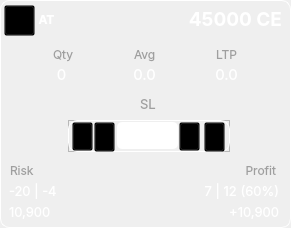
   <widget class="QFrame" name="frame_trade">
    <property name="geometry">
     <rect>
      <x>30</x>
      <y>494</y>
      <width>291</width>
      <height>228</height>
     </rect>
    </property>
    <property name="frameShape">
     <enum>QFrame::NoFrame</enum>
    </property>
    <property name="frameShadow">
     <enum>QFrame::Plain</enum>
    </property>
    <widget class="QPushButton" name="icon_trade_type">
     <property name="geometry">
      <rect>
       <x>4</x>
       <y>5</y>
       <width>31</width>
       <height>31</height>
      </rect>
     </property>
     <property name="styleSheet">
      <string notr="true">background:rgba(0, 0, 0, 0);</string>
     </property>
     <property name="text">
      <string/>
     </property>
     <property name="icon">
      <iconset>
       <normaloff>C:/Users/Admin/icons/icon_arrow_long.png</normaloff>C:/Users/Admin/icons/icon_arrow_long.png</iconset>
     </property>
     <property name="iconSize">
      <size>
       <width>26</width>
       <height>26</height>
      </size>
     </property>
    </widget>
    <widget class="QLabel" name="label_instrument">
     <property name="geometry">
      <rect>
       <x>105</x>
       <y>11</y>
       <width>177</width>
       <height>16</height>
      </rect>
     </property>
     <property name="font">
      <font>
       <family>Inter</family>
       <pointsize>14</pointsize>
       <weight>75</weight>
       <bold>true</bold>
      </font>
     </property>
     <property name="styleSheet">
      <string notr="true">color:white</string>
     </property>
     <property name="text">
      <string>45000 CE</string>
     </property>
     <property name="alignment">
      <set>Qt::AlignRight|Qt::AlignTrailing|Qt::AlignVCenter</set>
     </property>
    </widget>
    <widget class="QLabel" name="border_label">
     <property name="geometry">
      <rect>
       <x>0</x>
       <y>0</y>
       <width>291</width>
       <height>228</height>
      </rect>
     </property>
     <property name="styleSheet">
      <string notr="true">border-radius: 9px; 
border:1px solid #FFFFFF;</string>
     </property>
     <property name="text">
      <string/>
     </property>
    </widget>
    <widget class="QLabel" name="label_label_qty">
     <property name="geometry">
      <rect>
       <x>53</x>
       <y>46</y>
       <width>21</width>
       <height>16</height>
      </rect>
     </property>
     <property name="font">
      <font>
       <family>Inter</family>
      </font>
     </property>
     <property name="styleSheet">
      <string notr="true">color:#9F9F9F</string>
     </property>
     <property name="text">
      <string>Qty</string>
     </property>
    </widget>
    <widget class="QLabel" name="label_label_avg">
     <property name="geometry">
      <rect>
       <x>134</x>
       <y>46</y>
       <width>21</width>
       <height>16</height>
      </rect>
     </property>
     <property name="font">
      <font>
       <family>Inter</family>
      </font>
     </property>
     <property name="styleSheet">
      <string notr="true">color:#9F9F9F</string>
     </property>
     <property name="text">
      <string>Avg.</string>
     </property>
    </widget>
    <widget class="QLabel" name="label_3">
     <property name="geometry">
      <rect>
       <x>216</x>
       <y>46</y>
       <width>21</width>
       <height>16</height>
      </rect>
     </property>
     <property name="font">
      <font>
       <family>Inter</family>
      </font>
     </property>
     <property name="styleSheet">
      <string notr="true">color:#9F9F9F</string>
     </property>
     <property name="text">
      <string>LTP</string>
     </property>
    </widget>
    <widget class="QLabel" name="label_trade_qty">
     <property name="geometry">
      <rect>
       <x>31</x>
       <y>66</y>
       <width>61</width>
       <height>16</height>
      </rect>
     </property>
     <property name="font">
      <font>
       <family>Inter</family>
       <pointsize>11</pointsize>
       <weight>50</weight>
       <bold>false</bold>
      </font>
     </property>
     <property name="styleSheet">
      <string notr="true">color:white</string>
     </property>
     <property name="text">
      <string>0</string>
     </property>
     <property name="alignment">
      <set>Qt::AlignCenter</set>
     </property>
    </widget>
    <widget class="QLabel" name="label_avg_price">
     <property name="geometry">
      <rect>
       <x>114</x>
       <y>66</y>
       <width>61</width>
       <height>16</height>
      </rect>
     </property>
     <property name="font">
      <font>
       <family>Inter</family>
       <pointsize>11</pointsize>
       <weight>50</weight>
       <bold>false</bold>
      </font>
     </property>
     <property name="styleSheet">
      <string notr="true">color:white</string>
     </property>
     <property name="text">
      <string>0.0</string>
     </property>
     <property name="alignment">
      <set>Qt::AlignCenter</set>
     </property>
    </widget>
    <widget class="QLabel" name="label_trade_ltp">
     <property name="geometry">
      <rect>
       <x>196</x>
       <y>66</y>
       <width>61</width>
       <height>16</height>
      </rect>
     </property>
     <property name="font">
      <font>
       <family>Inter</family>
       <pointsize>11</pointsize>
       <weight>50</weight>
       <bold>false</bold>
      </font>
     </property>
     <property name="styleSheet">
      <string notr="true">color:white</string>
     </property>
     <property name="text">
      <string>0.0</string>
     </property>
     <property name="alignment">
      <set>Qt::AlignCenter</set>
     </property>
    </widget>
    <widget class="QLabel" name="label_strategy">
     <property name="geometry">
      <rect>
       <x>31</x>
       <y>4</y>
       <width>31</width>
       <height>31</height>
      </rect>
     </property>
     <property name="font">
      <font>
       <family>Inter</family>
       <pointsize>9</pointsize>
       <weight>75</weight>
       <bold>true</bold>
      </font>
     </property>
     <property name="styleSheet">
      <string notr="true">background:rgba(0, 0, 0, 0);color:white</string>
     </property>
     <property name="text">
      <string>AT</string>
     </property>
     <property name="alignment">
      <set>Qt::AlignCenter</set>
     </property>
    </widget>
    <widget class="QLabel" name="label">
     <property name="geometry">
      <rect>
       <x>140</x>
       <y>94</y>
       <width>16</width>
       <height>21</height>
      </rect>
     </property>
     <property name="font">
      <font>
       <family>Inter</family>
       <pointsize>10</pointsize>
       <weight>50</weight>
       <bold>false</bold>
      </font>
     </property>
     <property name="styleSheet">
      <string notr="true">color:#9F9F9F</string>
     </property>
     <property name="text">
      <string>SL</string>
     </property>
    </widget>
    <widget class="QLabel" name="label_profit">
     <property name="geometry">
      <rect>
       <x>148</x>
       <y>202</y>
       <width>131</width>
       <height>20</height>
      </rect>
     </property>
     <property name="font">
      <font>
       <family>Inter</family>
       <pointsize>10</pointsize>
      </font>
     </property>
     <property name="styleSheet">
      <string notr="true">color:white</string>
     </property>
     <property name="text">
      <string>+10,900</string>
     </property>
     <property name="alignment">
      <set>Qt::AlignRight|Qt::AlignTrailing|Qt::AlignVCenter</set>
     </property>
    </widget>
    <widget class="QLabel" name="label_risk">
     <property name="geometry">
      <rect>
       <x>9</x>
       <y>202</y>
       <width>131</width>
       <height>20</height>
      </rect>
     </property>
     <property name="font">
      <font>
       <family>Inter</family>
       <pointsize>10</pointsize>
      </font>
     </property>
     <property name="styleSheet">
      <string notr="true">color:white</string>
     </property>
     <property name="text">
      <string>10,900</string>
     </property>
     <property name="alignment">
      <set>Qt::AlignLeading|Qt::AlignLeft|Qt::AlignVCenter</set>
     </property>
    </widget>
    <widget class="QLabel" name="label_label_risk">
     <property name="geometry">
      <rect>
       <x>10</x>
       <y>164</y>
       <width>47</width>
       <height>13</height>
      </rect>
     </property>
     <property name="font">
      <font>
       <family>Inter</family>
      </font>
     </property>
     <property name="styleSheet">
      <string notr="true">color:#9F9F9F</string>
     </property>
     <property name="text">
      <string>Risk</string>
     </property>
    </widget>
    <widget class="QLabel" name="label_label_profit">
     <property name="geometry">
      <rect>
       <x>229</x>
       <y>164</y>
       <width>47</width>
       <height>13</height>
      </rect>
     </property>
     <property name="font">
      <font>
       <family>Inter</family>
      </font>
     </property>
     <property name="styleSheet">
      <string notr="true">color:#9F9F9F</string>
     </property>
     <property name="text">
      <string>Profit</string>
     </property>
     <property name="alignment">
      <set>Qt::AlignRight|Qt::AlignTrailing|Qt::AlignVCenter</set>
     </property>
    </widget>
    <widget class="QFrame" name="frame">
     <property name="geometry">
      <rect>
       <x>68</x>
       <y>120</y>
       <width>162</width>
       <height>32</height>
      </rect>
     </property>
     <property name="frameShape">
      <enum>QFrame::StyledPanel</enum>
     </property>
     <property name="frameShadow">
      <enum>QFrame::Raised</enum>
     </property>
     <widget class="QLabel" name="border_label_2">
      <property name="geometry">
       <rect>
        <x>0</x>
        <y>0</y>
        <width>162</width>
        <height>32</height>
       </rect>
      </property>
      <property name="styleSheet">
       <string notr="true">border-radius: 9px; 
border:1px solid #FFFFFF;</string>
      </property>
      <property name="text">
       <string/>
      </property>
     </widget>
     <widget class="QLineEdit" name="et_stoploss">
      <property name="geometry">
       <rect>
        <x>49</x>
        <y>2</y>
        <width>61</width>
        <height>27</height>
       </rect>
      </property>
      <property name="font">
       <font>
        <family>Inter</family>
        <pointsize>11</pointsize>
       </font>
      </property>
      <property name="styleSheet">
       <string notr="true">QLineEdit {
        background-color: #0000000;
        border: 1px solid #0000000;
		color:white;
		border-radius:5px;
    }</string>
      </property>
      <property name="text">
       <string>223</string>
      </property>
      <property name="alignment">
       <set>Qt::AlignCenter</set>
      </property>
     </widget>
     <widget class="QPushButton" name="btn_increase_sl">
      <property name="geometry">
       <rect>
        <x>111</x>
        <y>2</y>
        <width>21</width>
        <height>29</height>
       </rect>
      </property>
      <property name="styleSheet">
       <string notr="true">background:rgba(0, 0, 0, 0);</string>
      </property>
      <property name="text">
       <string/>
      </property>
      <property name="icon">
       <iconset>
        <normaloff>C:/Users/Admin/icons/btn_plus.png</normaloff>C:/Users/Admin/icons/btn_plus.png</iconset>
      </property>
      <property name="iconSize">
       <size>
        <width>18</width>
        <height>18</height>
       </size>
      </property>
     </widget>
     <widget class="QPushButton" name="btn_decrease_sl">
      <property name="geometry">
       <rect>
        <x>26</x>
        <y>2</y>
        <width>21</width>
        <height>30</height>
       </rect>
      </property>
      <property name="styleSheet">
       <string notr="true">background:rgba(0, 0, 0, 0);</string>
      </property>
      <property name="text">
       <string/>
      </property>
      <property name="icon">
       <iconset>
        <normaloff>C:/Users/Admin/icons/btn_minus.png</normaloff>C:/Users/Admin/icons/btn_minus.png</iconset>
      </property>
      <property name="iconSize">
       <size>
        <width>18</width>
        <height>18</height>
       </size>
      </property>
     </widget>
     <widget class="QPushButton" name="btn_edit_sl">
      <property name="geometry">
       <rect>
        <x>136</x>
        <y>2</y>
        <width>21</width>
        <height>30</height>
       </rect>
      </property>
      <property name="styleSheet">
       <string notr="true">background:rgba(0, 0, 0, 0);</string>
      </property>
      <property name="text">
       <string/>
      </property>
      <property name="icon">
       <iconset>
        <normaloff>C:/Users/Admin/icons/btn_edit_sl.png</normaloff>C:/Users/Admin/icons/btn_edit_sl.png</iconset>
      </property>
      <property name="iconSize">
       <size>
        <width>20</width>
        <height>20</height>
       </size>
      </property>
     </widget>
     <widget class="QPushButton" name="btn_auto_trail">
      <property name="geometry">
       <rect>
        <x>4</x>
        <y>2</y>
        <width>21</width>
        <height>29</height>
       </rect>
      </property>
      <property name="styleSheet">
       <string notr="true">background:rgba(0, 0, 0, 0);</string>
      </property>
      <property name="text">
       <string/>
      </property>
      <property name="icon">
       <iconset>
        <normaloff>C:/Users/Admin/icons/btn_plus.png</normaloff>C:/Users/Admin/icons/btn_plus.png</iconset>
      </property>
      <property name="iconSize">
       <size>
        <width>18</width>
        <height>18</height>
       </size>
      </property>
     </widget>
     <zorder>border_label_2</zorder>
     <zorder>btn_increase_sl</zorder>
     <zorder>btn_decrease_sl</zorder>
     <zorder>btn_edit_sl</zorder>
     <zorder>et_stoploss</zorder>
     <zorder>btn_auto_trail</zorder>
    </widget>
    <widget class="QLabel" name="label_risk_points">
     <property name="geometry">
      <rect>
       <x>9</x>
       <y>181</y>
       <width>131</width>
       <height>20</height>
      </rect>
     </property>
     <property name="font">
      <font>
       <family>Inter</family>
       <pointsize>10</pointsize>
      </font>
     </property>
     <property name="styleSheet">
      <string notr="true">color:white</string>
     </property>
     <property name="text">
      <string>-20 | -4</string>
     </property>
     <property name="alignment">
      <set>Qt::AlignLeading|Qt::AlignLeft|Qt::AlignVCenter</set>
     </property>
    </widget>
    <widget class="QLabel" name="label_profit_points">
     <property name="geometry">
      <rect>
       <x>148</x>
       <y>181</y>
       <width>131</width>
       <height>20</height>
      </rect>
     </property>
     <property name="font">
      <font>
       <family>Inter</family>
       <pointsize>10</pointsize>
      </font>
     </property>
     <property name="styleSheet">
      <string notr="true">color:white</string>
     </property>
     <property name="text">
      <string>7 | 12 (60%)</string>
     </property>
     <property name="alignment">
      <set>Qt::AlignRight|Qt::AlignTrailing|Qt::AlignVCenter</set>
     </property>
    </widget>
    <zorder>border_label</zorder>
    <zorder>icon_trade_type</zorder>
    <zorder>label_instrument</zorder>
    <zorder>label_label_qty</zorder>
    <zorder>label_label_avg</zorder>
    <zorder>label_3</zorder>
    <zorder>label_trade_qty</zorder>
    <zorder>label_avg_price</zorder>
    <zorder>label_trade_ltp</zorder>
    <zorder>label_strategy</zorder>
    <zorder>label</zorder>
    <zorder>label_profit</zorder>
    <zorder>label_risk</zorder>
    <zorder>label_label_risk</zorder>
    <zorder>label_label_profit</zorder>
    <zorder>frame</zorder>
    <zorder>label_risk_points</zorder>
    <zorder>label_profit_points</zorder>
   </widget>
